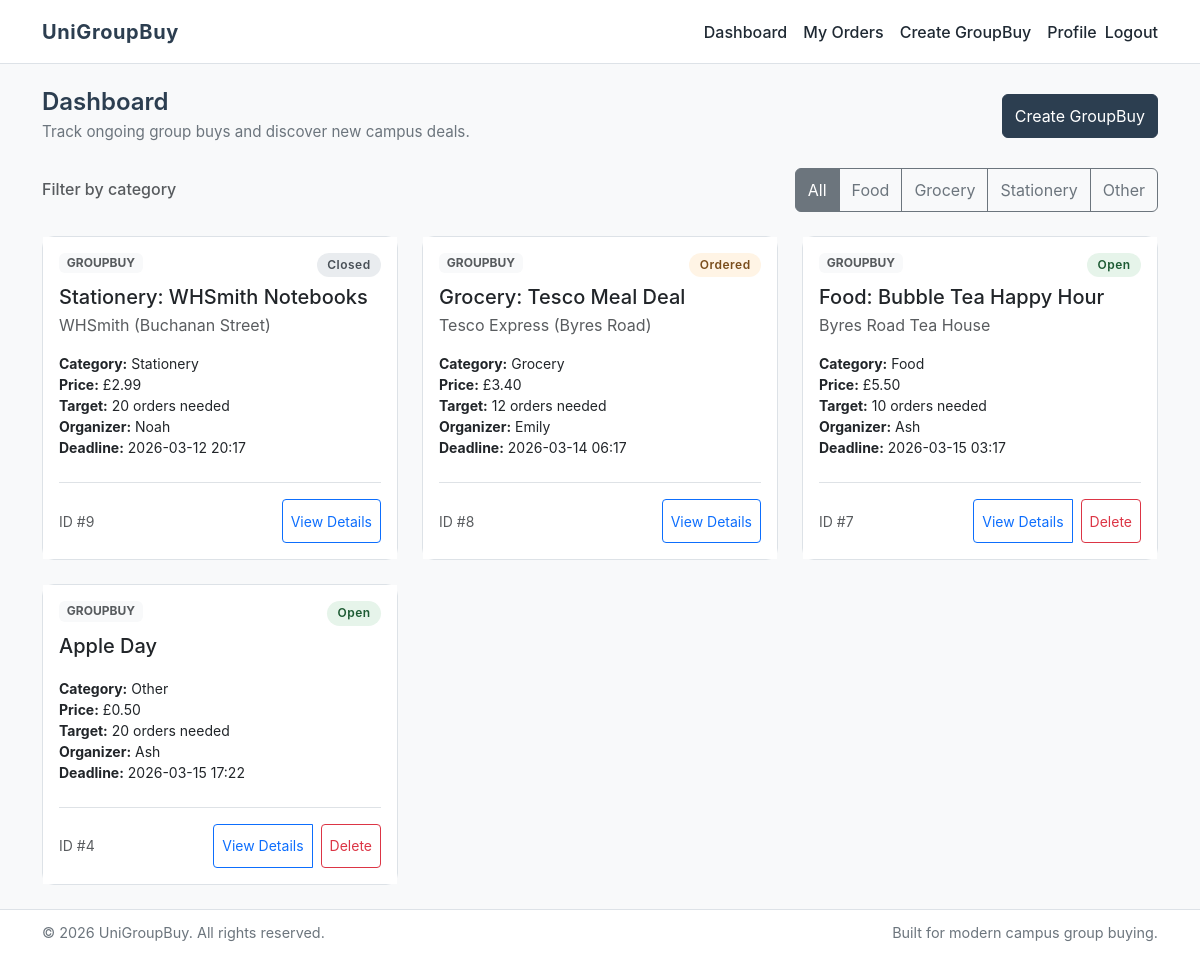
The page / (signed in) on the database its author committed.
### groupbuy/models.py (models this page shows, shortened)
class GroupBuy(models.Model):
    CATEGORY_FOOD = "Food"
    CATEGORY_GROCERY = "Grocery"
    CATEGORY_STATIONERY = "Stationery"
    CATEGORY_OTHER = "Other"
    CATEGORY_CHOICES = [
        (CATEGORY_FOOD, "Food"),
        (CATEGORY_GROCERY, "Grocery"),
        (CATEGORY_STATIONERY, "Stationery"),
        (CATEGORY_OTHER, "Other"),
    ]
    STATUS_OPEN = "open"
    STATUS_ORDERED = "ordered"
    STATUS_CLOSED = "closed"
    STATUS_CHOICES = [
        (STATUS_OPEN, "Open"),
        (STATUS_ORDERED, "Ordered"),
        (STATUS_CLOSED, "Closed"),
    ]
    title = models.CharField(max_length=200)
    store_name = models.CharField(max_length=200, blank=True, null=True)
    category = models.CharField(max_length=20, choices=CATEGORY_CHOICES, blank=True, null=True)
    deadline = models.DateTimeField(blank=True, null=True)
    pickup_instructions = models.TextField(blank=True, null=True)
    description = models.TextField(blank=True, null=True)
    price = models.DecimalField(max_digits=8, decimal_places=2)
    target_quantity = models.IntegerField()
    status = models.CharField(max_length=20, choices=STATUS_CHOICES, default=STATUS_OPEN)
    created_by = models.ForeignKey(User, on_delete=models.CASCADE)
    created_at = models.DateTimeField(auto_now_add=True)

### mysite/views.py (the view)
# urls.py: path('', views.dashboard, name="dashboard"),
@login_required
def dashboard(request):
    now = timezone.now()
    sample_organizers = [
        "Ash",
        "Emily",
        "Noah",
    ]
    organizer_users = []
    for username in sample_organizers:
        user, created = User.objects.get_or_create(username=username)
        if created:
            user.set_unusable_password()
            user.save(update_fields=["password"])
        organizer_users.append(user)
    sample_groupbuys = [
        {
            "title": "Food: Bubble Tea Happy Hour",
            "store_name": "Byres Road Tea House",
            "category": GroupBuy.CATEGORY_FOOD,
            "description": "From Byres Road Tea House. Meet at the University of Glasgow library entrance at 6:30 PM.",
            "pickup_instructions": "Meet at the University of Glasgow library entrance at 6:30 PM.",
            "deadline": now + timedelta(days=2, hours=3),
            "price": Decimal("5.50"),
            "target_quantity": 10,
            "status": GroupBuy.STATUS_OPEN,
            "created_by": organizer_users[0],
        },
        {
            "title": "Grocery: Tesco Meal Deal",
            "store_name": "Tesco Express (Byres Road)",
            "category": GroupBuy.CATEGORY_GROCERY,
            "description": "Pick up near Gilmorehill Campus. We will split the discount once we reach the target.",
            "pickup_instructions": "Pick up near Gilmorehill Campus.",
            "deadline": now + timedelta(days=1, hours=6),
            "price": Decimal("3.40"),
            "target_quantity": 12,
            "status": GroupBuy.STATUS_ORDERED,
            "created_by": organizer_users[1],
        },
        {
            "title": "Stationery: WHSmith Notebooks",
            "store_name": "WHSmith (Buchanan Street)",
            "category": GroupBuy.CATEGORY_STATIONERY,
            "description": "Collect at Buchanan Street. Perfect for exam revision notes and group study sessions.",
            "pickup_instructions": "Collect at Buchanan Street.",
            "deadline": now - timedelta(hours=4),
            "price": Decimal("2.99"),
            "target_quantity": 20,
            "status": GroupBuy.STATUS_CLOSED,
            "created_by": organizer_users[2],
        },
    ]
    for sample in sample_groupbuys:
        groupbuy, _created = GroupBuy.objects.get_or_create(
            title=sample["title"],
            defaults={
                "description": sample["description"],
                "store_name": sample["store_name"],
                "category": sample["category"],
                "pickup_instructions": sample["pickup_instructions"],
                "deadline": sample["deadline"],
                "price": sample["price"],
                "target_quantity": sample["target_quantity"],
                "status": sample["status"],
                "created_by": sample["created_by"],
            },
        )
        if groupbuy.created_by_id == request.user.id:
            groupbuy.created_by = sample["created_by"]
            groupbuy.save(update_fields=["created_by"])
        updated_fields = []
        if groupbuy.store_name != sample["store_name"]:
            groupbuy.store_name = sample["store_name"]
            updated_fields.append("store_name")
        if groupbuy.category != sample["category"]:
            groupbuy.category = sample["category"]
            updated_fields.append("category")
        if groupbuy.pickup_instructions != sample["pickup_instructions"]:
            groupbuy.pickup_instructions = sample["pickup_instructions"]
            updated_fields.append("pickup_instructions")
        if groupbuy.description != sample["description"]:
            groupbuy.description = sample["description"]
            updated_fields.append("description")
        if groupbuy.deadline != sample["deadline"]:
            groupbuy.deadline = sample["deadline"]
            updated_fields.append("deadline")
        if groupbuy.status != sample["status"]:
            groupbuy.status = sample["status"]
            updated_fields.append("status")
        if updated_fields:
            groupbuy.save(update_fields=updated_fields)
    groupbuys = GroupBuy.objects.all().order_by("-created_at")
    for groupbuy in groupbuys:
        groupbuy.display_category = groupbuy.category or "Other"
        if not groupbuy.deadline:
            groupbuy.deadline = now + timedelta(days=3)
            groupbuy.save(update_fields=["deadline"])
    return render(request, "dashboard.html", {
        "groupbuys": groupbuys
    })

### templates/dashboard.html (shortened to what this page needs)
{% extends "base.html" %} {% block title %}Dashboard | UniGroupBuy{% endblock %}
{% block content %}
<section class="mb-4">
    <div class="d-flex flex-column flex-md-row justify-content-between align-items-start align-items-md-center gap-3">
        <div>
            <h1 class="page-header-title mb-1">Dashboard</h1>
            <p class="page-header-subtitle mb-0">
                Track ongoing group buys and discover new campus deals.
            </p>
        </div>
        <div class="d-flex flex-wrap gap-2">
            <a href="{% url 'create_groupbuy' %}" class="btn btn-primary" aria-label="Create a new group buy">
                Create GroupBuy
            </a>
        </div>
    </div>
</section>
<section class="mb-4">
    <div class="d-flex flex-wrap justify-content-between align-items-center gap-3">
        <h2 class="h6 text-muted mb-0">Filter by category</h2>
        <div class="btn-group" role="group" aria-label="Filter group buys by category">
            <button type="button" class="btn btn-outline-secondary js-category-filter active" data-filter="all" aria-pressed="true">All</button>
            <button type="button" class="btn btn-outline-secondary js-category-filter" data-filter="Food" aria-pressed="false">Food</button>
            <button type="button" class="btn btn-outline-secondary js-category-filter" data-filter="Grocery" aria-pressed="false">Grocery</button>
            <button type="button" class="btn btn-outline-secondary js-category-filter" data-filter="Stationery" aria-pressed="false">Stationery</button>
            <button type="button" class="btn btn-outline-secondary js-category-filter" data-filter="Other" aria-pressed="false">Other</button>
        </div>
    </div>
</section>
<section aria-label="Group buy list">
    <div class="row g-4 js-groupbuy-list">
        {% for groupbuy in groupbuys %}
        <div class="col-12 col-sm-6 col-lg-4" data-category="{{ groupbuy.category|default:'Other' }}">
            <article class="card groupbuy-card h-100">
                <div class="card-body d-flex flex-column">
                    <div class="d-flex justify-content-between align-items-start mb-2">
                        <span class="badge bg-light text-muted text-uppercase small">GroupBuy</span>
                        <span class="status-badge status-{{ groupbuy.status|default:'open' }}">
                            {{ groupbuy.get_status_display|default:"Open" }}
                        </span>
                    </div>
                    <h2 class="h5 mb-1">{{ groupbuy.title }}</h2>
                    <p class="text-muted mb-3">{{ groupbuy.store_name|default:"" }}</p>
                    <ul class="list-unstyled small mb-4 flex-grow-1">
                        <li><strong>Category:</strong> {{ groupbuy.category|default:"Other" }}</li>
                        <li><strong>Price:</strong> £{{ groupbuy.price }}</li>
                        <li><strong>Target:</strong> {{ groupbuy.target_quantity }} orders needed</li>
                        <li><strong>Organizer:</strong> {{ groupbuy.created_by.username }}</li>
                        <li>
                            <strong>Deadline:</strong>
                            {% if groupbuy.deadline %}{{ groupbuy.deadline|date:"Y-m-d H:i" }}{% else %}—{% endif %}
                        </li>
                    </ul>
                    <div class="d-flex justify-content-between align-items-center mt-auto pt-3 border-top">
                        <span class="text-muted small">ID #{{ groupbuy.id }}</span>
                        <div class="btn-group gap-2" role="group" aria-label="Group buy actions">
                            <a href="{% url 'groupbuy_detail' groupbuy.id %}" class="btn btn-sm btn-outline-primary">
                                View Details
                            </a>
                            {% if groupbuy.created_by == request.user %}
                            <form action="{% url 'delete_groupbuy' groupbuy.id %}" method="post" class="d-inline">
                                <button type="submit" class="btn btn-sm btn-outline-danger" onclick="return confirm('Are you sure you want to delete this group buy?');" aria-label="Delete this group buy">
                                    Delete
                                </button>
                            </form>
                            {% endif %}
                        </div>
                    </div>
                </div>
            </article>
        </div>
        {% empty %}
        <div class="col-12 text-center py-5">
            <h3 class="h5 text-muted">No group buys found.</h3>
            <p class="text-muted">Be the first to create one!</p>
        </div>
        {% endfor %}
    </div>
</section>
{% endblock %}

### templates/base.html (shortened to what this page needs)
{% load static %}
<!doctype html>
<html lang="en">
    <head>
        <link
            rel="stylesheet"
            href="https://cdn.jsdelivr.net/npm/bootstrap@5.3.3/dist/css/bootstrap.min.css"
        />
        <link rel="stylesheet" href="{% static 'css/style.css' %}" />
    </head>
    <body>
        <header>
            <nav
                class="navbar navbar-expand-lg navbar-light"
                aria-label="Main navigation"
            >
                <div class="container">
                    <a
                        class="navbar-brand"
                        href="{% url 'dashboard' %}"
                        aria-label="UniGroupBuy home"
                        >UniGroupBuy</a
                    >
                    <div class="collapse navbar-collapse" id="mainNavbar">
                        <ul class="navbar-nav ms-auto mb-2 mb-lg-0">
                            <li class="nav-item">
                                <a
                                    class="nav-link"
                                    href="{% url 'dashboard' %}"
                                    aria-label="Go to dashboard page"
                                    >Dashboard</a
                                >
                            </li>
                            <li class="nav-item">
                                <a
                                    class="nav-link"
                                    href="{% url 'my_orders' %}"
                                    aria-label="View my orders page"
                                    >My Orders</a
                                >
                            </li>
                            <li class="nav-item">
                                <a
                                    class="nav-link"
                                    href="{% url 'create_groupbuy' %}"
                                    aria-label="Create a new group buy page"
                                    >Create GroupBuy</a
                                >
                            </li>
                            <li class="nav-item">
                                <a
                                    class="nav-link"
                                    href="{% url 'profile' %}"
                                    aria-label="View profile page"
                                    >Profile</a
                                >
                            </li>
                            <li class="nav-item">
                                <form
                                    method="post"
                                    action="{% url 'logout' %}"
                                    class="d-inline"
                                >
                                    <button
                                        type="submit"
                                        class="nav-link btn btn-link p-0 border-0"
                                        aria-label="Log out of UniGroupBuy"
                                    >
                                        Logout
                                    </button>
                                </form>
                            </li>
                        </ul>
                    </div>
                </div>
            </nav>
        </header>
        <main id="main-content" class="container py-4">
             {% block content %}{% endblock %}
        </main>
        <footer class="app-footer">
            <div
                class="container d-flex flex-column flex-sm-row justify-content-between align-items-center gap-2"
            >
                <span
                    >&copy; {% now "Y" %} UniGroupBuy. All rights
                    reserved.</span
                >
                <span>Built for modern campus group buying.</span>
            </div>
        </footer>
    </body>
</html>

### rows shown on the page
GroupBuy: status "Closed", title "Stationery: WHSmith Notebooks", store_name "WHSmith (Buchanan Street)", category "Stationery", price "2.99", target_quantity "20", created_by.username "Noah", deadline "2026-03-12 20:17", id "9"
GroupBuy: status "Ordered", title "Grocery: Tesco Meal Deal", store_name "Tesco Express (Byres Road)", category "Grocery", price "3.40", target_quantity "12", created_by.username "Emily", deadline "2026-03-14 06:17", id "8"
GroupBuy: status "Open", title "Food: Bubble Tea Happy Hour", store_name "Byres Road Tea House", category "Food", price "5.50", target_quantity "10", created_by.username "Ash", deadline "2026-03-15 03:17", id "7", shows "Delete"
GroupBuy: status "Open", title "Apple Day", category "Other", price "0.50", target_quantity "20", created_by.username "Ash", deadline "2026-03-15 17:22", id "4", shows "Delete"
